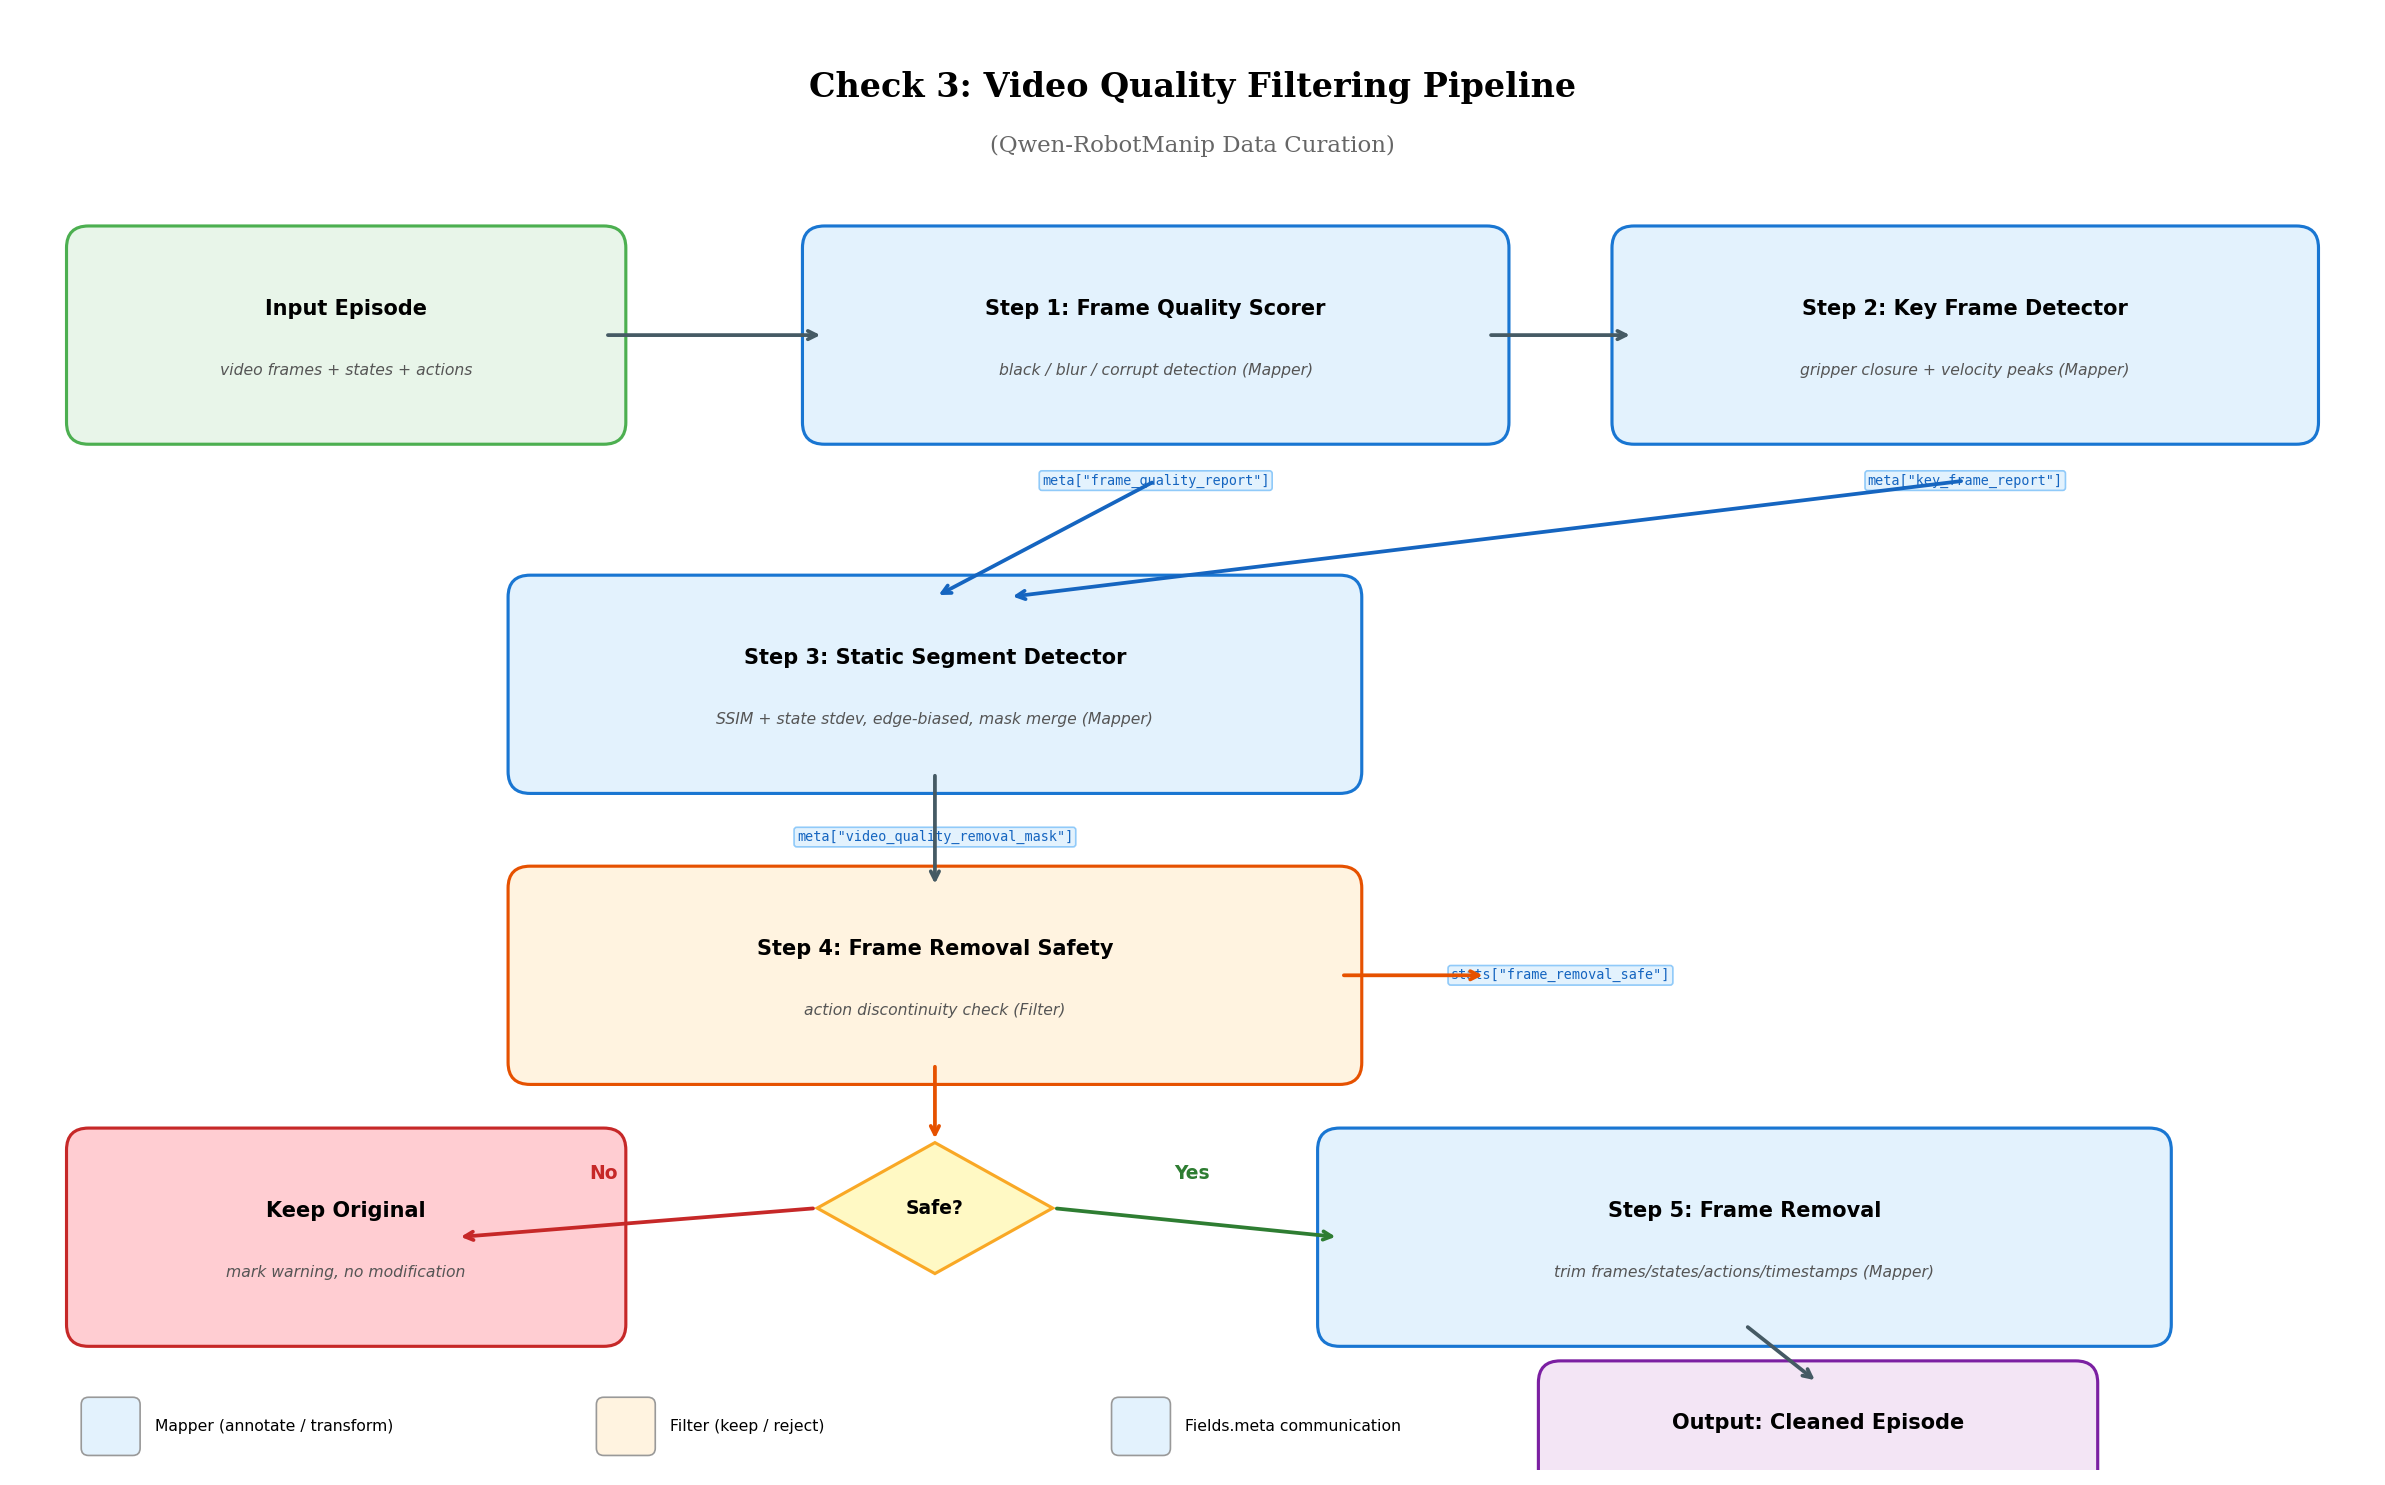

The Python source for this figure:
"""Generate Check 3: Video Quality Filtering pipeline architecture diagram."""

import matplotlib.pyplot as plt
import matplotlib.patches as mpatches
from matplotlib.patches import FancyBboxPatch, FancyArrowPatch
import numpy as np


def draw_pipeline():
    fig, ax = plt.subplots(1, 1, figsize=(16, 10))
    ax.set_xlim(0, 16)
    ax.set_ylim(0, 10)
    ax.axis('off')
    fig.patch.set_facecolor('white')

    title_y = 9.5
    ax.text(8, title_y, 'Check 3: Video Quality Filtering Pipeline',
            fontsize=16, fontweight='bold', ha='center', va='center',
            fontfamily='serif')
    ax.text(8, title_y - 0.4, '(Qwen-RobotManip Data Curation)',
            fontsize=11, ha='center', va='center', color='#666666',
            fontfamily='serif')

    colors = {
        'input': '#E8F5E9',
        'mapper': '#E3F2FD',
        'filter': '#FFF3E0',
        'output': '#F3E5F5',
        'arrow': '#455A64',
        'meta': '#ECEFF1',
    }

    def draw_box(x, y, w, h, title, subtitle, color, border_color='#333'):
        box = FancyBboxPatch((x, y), w, h,
                             boxstyle="round,pad=0.15",
                             facecolor=color, edgecolor=border_color,
                             linewidth=1.5)
        ax.add_patch(box)
        ax.text(x + w / 2, y + h * 0.65, title,
                fontsize=10, fontweight='bold', ha='center', va='center',
                fontfamily='sans-serif')
        ax.text(x + w / 2, y + h * 0.3, subtitle,
                fontsize=7.5, ha='center', va='center', color='#555',
                fontfamily='sans-serif', style='italic')

    def draw_arrow(x1, y1, x2, y2, label=None, color='#455A64'):
        ax.annotate('', xy=(x2, y2), xytext=(x1, y1),
                    arrowprops=dict(arrowstyle='->', color=color,
                                   lw=1.8, connectionstyle='arc3,rad=0'))
        if label:
            mx, my = (x1 + x2) / 2, (y1 + y2) / 2
            ax.text(mx + 0.15, my, label, fontsize=7, color='#777',
                    ha='left', va='center', fontfamily='monospace')

    def draw_meta_label(x, y, text):
        ax.text(x, y, text, fontsize=6.5, ha='center', va='center',
                color='#1565C0', fontfamily='monospace',
                bbox=dict(boxstyle='round,pad=0.2', facecolor='#E3F2FD',
                          edgecolor='#90CAF9', linewidth=0.8))

    # Input
    draw_box(0.5, 7.2, 3.5, 1.2,
             'Input Episode',
             'video frames + states + actions',
             colors['input'], '#4CAF50')

    # Step 1
    draw_box(5.5, 7.2, 4.5, 1.2,
             'Step 1: Frame Quality Scorer',
             'black / blur / corrupt detection (Mapper)',
             colors['mapper'], '#1976D2')
    draw_arrow(4.0, 7.8, 5.5, 7.8)
    draw_meta_label(7.75, 6.8, 'meta["frame_quality_report"]')

    # Step 2
    draw_box(11.0, 7.2, 4.5, 1.2,
             'Step 2: Key Frame Detector',
             'gripper closure + velocity peaks (Mapper)',
             colors['mapper'], '#1976D2')
    draw_arrow(10.0, 7.8, 11.0, 7.8)
    draw_meta_label(13.25, 6.8, 'meta["key_frame_report"]')

    # Step 3
    draw_box(3.5, 4.8, 5.5, 1.2,
             'Step 3: Static Segment Detector',
             'SSIM + state stdev, edge-biased, mask merge (Mapper)',
             colors['mapper'], '#1976D2')
    draw_arrow(7.75, 6.8, 6.25, 6.0, color='#1565C0')
    draw_arrow(13.25, 6.8, 6.75, 6.0, color='#1565C0')
    draw_meta_label(6.25, 4.35, 'meta["video_quality_removal_mask"]')

    # Step 4
    draw_box(3.5, 2.8, 5.5, 1.2,
             'Step 4: Frame Removal Safety',
             'action discontinuity check (Filter)',
             colors['filter'], '#E65100')
    draw_arrow(6.25, 4.8, 6.25, 4.0)
    draw_meta_label(10.5, 3.4, 'stats["frame_removal_safe"]')
    draw_arrow(9.0, 3.4, 10.0, 3.4, color='#E65100')

    # Decision diamond
    diamond_x, diamond_y = 6.25, 1.8
    diamond = plt.Polygon(
        [(diamond_x, diamond_y + 0.45),
         (diamond_x + 0.8, diamond_y),
         (diamond_x, diamond_y - 0.45),
         (diamond_x - 0.8, diamond_y)],
        closed=True, facecolor='#FFF9C4', edgecolor='#F9A825',
        linewidth=1.5)
    ax.add_patch(diamond)
    ax.text(diamond_x, diamond_y, 'Safe?', fontsize=9, fontweight='bold',
            ha='center', va='center')
    draw_arrow(6.25, 2.8, 6.25, 2.25, color='#E65100')

    # Step 5 (safe=True)
    draw_box(9.0, 1.0, 5.5, 1.2,
             'Step 5: Frame Removal',
             'trim frames/states/actions/timestamps (Mapper)',
             colors['mapper'], '#1976D2')
    ax.annotate('', xy=(9.0, 1.6), xytext=(7.05, 1.8),
                arrowprops=dict(arrowstyle='->', color='#2E7D32', lw=1.8))
    ax.text(8.0, 2.0, 'Yes', fontsize=9, color='#2E7D32',
            fontweight='bold', ha='center')

    # Unsafe path
    draw_box(0.5, 1.0, 3.5, 1.2,
             'Keep Original',
             'mark warning, no modification',
             '#FFCDD2', '#C62828')
    ax.annotate('', xy=(3.0, 1.6), xytext=(5.45, 1.8),
                arrowprops=dict(arrowstyle='->', color='#C62828', lw=1.8))
    ax.text(4.0, 2.0, 'No', fontsize=9, color='#C62828',
            fontweight='bold', ha='center')

    # Output
    draw_box(10.5, -0.2, 3.5, 0.8,
             'Output: Cleaned Episode',
             '',
             colors['output'], '#7B1FA2')
    draw_arrow(11.75, 1.0, 12.25, 0.6)

    # Legend
    legend_y = 0.3
    legend_items = [
        (colors['mapper'], 'Mapper (annotate / transform)'),
        (colors['filter'], 'Filter (keep / reject)'),
        ('#E3F2FD', 'Fields.meta communication'),
    ]
    for i, (c, label) in enumerate(legend_items):
        rx = 0.5 + i * 3.5
        rect = FancyBboxPatch((rx, legend_y - 0.15), 0.3, 0.3,
                              boxstyle="round,pad=0.05",
                              facecolor=c, edgecolor='#999', linewidth=0.8)
        ax.add_patch(rect)
        ax.text(rx + 0.45, legend_y, label, fontsize=7.5, va='center',
                fontfamily='sans-serif')

    plt.tight_layout()
    out_path = 'b/d/QwenRobotmanip/asset/video_quality_pipeline.png'
    fig.savefig(out_path, dpi=150, bbox_inches='tight',
                facecolor='white', edgecolor='none')
    plt.close()
    print(f'Saved to {out_path}')


if __name__ == '__main__':
    draw_pipeline()
